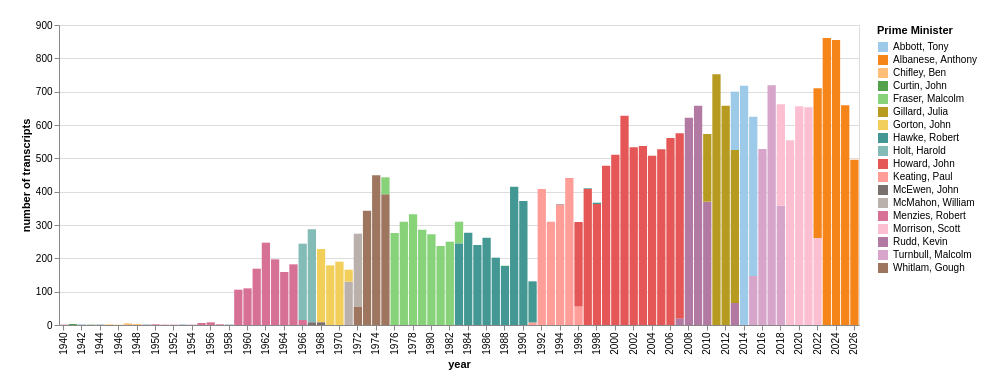

Notebook source saved alongside this figure:
### Markdown cell above
Let's have a look at the number of transcripts over time.

### Code cell
# Range of years to fill in years with no transcripts
ticks = [t for t in range(1940, 2030, 2)]
# List of PMs used to hide blank records from legend
pms = sorted([p for p in df["pm"].unique() if p])

alt.Chart(pm_year_counts).mark_bar().encode(
    # Year on the X axis
    x=alt.X("year:O").axis(values=ticks),
    # Number of transcripts on the Y axis
    y=alt.Y("count:Q", title="number of transcripts"),
    # Color denotes the PM (names will be in the legend)
    color=alt.Color(
        "pm:N",
        scale=alt.Scale(scheme="tableau20"),
        legend=alt.Legend(title="Prime Minister", values=pms),
    ),
    # Show details on hover
    tooltip=[
        alt.Tooltip("pm:N", title="Prime Minister"),
        alt.Tooltip("year:O", title="Year"),
        alt.Tooltip("count:Q", title="Transcripts"),
    ],
).properties(width=800, padding=20)

### Figure 1 — Vega-Lite specification as saved in the notebook (floating-point values rounded to 4 significant figures)
{"config": {"view": {"continuousWidth": 300, "continuousHeight": 300}}, "data": {"name": "data-deb62b32d843af55903c44909f465dd6"}, "mark": {"type": "bar"}, "encoding": {"color": {"field": "pm", "legend": {"title": "Prime Minister", "values": ["Abbott, Tony", "Albanese, Anthony", "Chifley, Ben", "Curtin, John", "Fraser, Malcolm", "Gillard, Julia", "Gorton, John", "Hawke, Robert", "Holt, Harold", "Howard, John", "Keating, Paul", "McEwen, John", "McMahon, William", "Menzies, Robert", "Morrison, Scott", "Rudd, Kevin", "Turnbull, Malcolm", "Whitlam, Gough"]}, "scale": {"scheme": "tableau20"}, "type": "nominal"}, "tooltip": [{"field": "pm", "title": "Prime Minister", "type": "nominal"}, {"field": "year", "title": "Year", "type": "ordinal"}, {"field": "count", "title": "Transcripts", "type": "quantitative"}], "x": {"axis": {"values": [1940, 1942, 1944, 1946, 1948, 1950, 1952, 1954, 1956, 1958, 1960, 1962, 1964, 1966, 1968, 1970, 1972, 1974, 1976, 1978, 1980, 1982, 1984, 1986, 1988, 1990, 1992, 1994, 1996, 1998, 2000, 2002, 2004, 2006, 2008, 2010, 2012, 2014, 2016, 2018, 2020, 2022, 2024, 2026, 2028]}, "field": "year", "type": "ordinal"}, "y": {"field": "count", "title": "number of transcripts", "type": "quantitative"}}, "padding": 20, "width": 800, "$schema": "https://vega.github.io/schema/vega-lite/v6.4.1.json", "datasets": {"data-deb62b32d843af55903c44909f465dd6": [{"pm": "Albanese, Anthony", "year": 2023, "count": 861}, {"pm": "Albanese, Anthony", "year": 2024, "count": 855}, {"pm": "Gillard, Julia", "year": 2011, "count": 752}, {"pm": "Turnbull, Malcolm", "year": 2017, "count": 719}, {"pm": "Abbott, Tony", "year": 2014, "count": 718}, {"pm": "Albanese, Anthony", "year": 2025, "count": 659}, {"pm": "Rudd, Kevin", "year": 2009, "count": 658}, {"pm": "Gillard, Julia", "year": 2012, "count": 658}, {"pm": "Morrison, Scott", "year": 2020, "count": 656}, {"pm": "Morrison, Scott", "year": 2021, "count": 653}, {"pm": "Howard, John", "year": 2001, "count": 628}, {"pm": "Rudd, Kevin", "year": 2008, "count": 622}, {"pm": "Howard, John", "year": 2006, "count": 561}, {"pm": "Howard, John", "year": 2007, "count": 556}, {"pm": "Morrison, Scott", "year": 2019, "count": 554}, {"pm": "Howard, John", "year": 2003, "count": 537}, {"pm": "Howard, John", "year": 2002, "count": 533}, {"pm": "Turnbull, Malcolm", "year": 2016, "count": 528}, {"pm": "Howard, John", "year": 2005, "count": 527}, {"pm": "Howard, John", "year": 2000, "count": 511}, {"pm": "Howard, John", "year": 2004, "count": 508}, {"pm": "Albanese, Anthony", "year": 2026, "count": 496}, {"pm": "Howard, John", "year": 1999, "count": 478}, {"pm": "Abbott, Tony", "year": 2015, "count": 478}, {"pm": "Gillard, Julia", "year": 2013, "count": 459}, {"pm": "Albanese, Anthony", "year": 2022, "count": 450}, {"pm": "Whitlam, Gough", "year": 1974, "count": 449}, {"pm": "Keating, Paul", "year": 1995, "count": 440}, {"pm": "Hawke, Robert", "year": 1989, "count": 415}, {"pm": "Keating, Paul", "year": 1992, "count": 408}, {"pm": "Howard, John", "year": 1997, "count": 408}, {"pm": "Whitlam, Gough", "year": 1975, "count": 392}, {"pm": "Hawke, Robert", "year": 1990, "count": 372}, {"pm": "Rudd, Kevin", "year": 2010, "count": 370}, {"pm": "Howard, John", "year": 1998, "count": 363}, {"pm": "Keating, Paul", "year": 1994, "count": 362}, {"pm": "Turnbull, Malcolm", "year": 2018, "count": 358}, {"pm": "Whitlam, Gough", "year": 1973, "count": 343}, {"pm": "Fraser, Malcolm", "year": 1978, "count": 332}, {"pm": "Fraser, Malcolm", "year": 1977, "count": 310}, {"pm": "Keating, Paul", "year": 1993, "count": 310}, {"pm": "Morrison, Scott", "year": 2018, "count": 304}, {"pm": "Fraser, Malcolm", "year": 1979, "count": 286}, {"pm": "Holt, Harold", "year": 1967, "count": 279}, {"pm": "Hawke, Robert", "year": 1984, "count": 277}, {"pm": "Fraser, Malcolm", "year": 1976, "count": 276}, {"pm": "Fraser, Malcolm", "year": 1980, "count": 272}, {"pm": "Hawke, Robert", "year": 1986, "count": 262}, {"pm": "Morrison, Scott", "year": 2022, "count": 260}, {"pm": "Howard, John", "year": 1996, "count": 254}, {"pm": "Fraser, Malcolm", "year": 1982, "count": 250}, {"pm": "Menzies, Robert", "year": 1962, "count": 247}, {"pm": "Hawke, Robert", "year": 1983, "count": 245}, {"pm": "Hawke, Robert", "year": 1985, "count": 240}, {"pm": "Fraser, Malcolm", "year": 1981, "count": 237}, {"pm": "Holt, Harold", "year": 1966, "count": 229}, {"pm": "Gorton, John", "year": 1968, "count": 220}, {"pm": "McMahon, William", "year": 1972, "count": 219}, {"pm": "Gillard, Julia", "year": 2010, "count": 203}, {"pm": "Hawke, Robert", "year": 1987, "count": 202}, {"pm": "Menzies, Robert", "year": 1963, "count": 197}, {"pm": "Gorton, John", "year": 1970, "count": 190}, {"pm": "Menzies, Robert", "year": 1965, "count": 182}, {"pm": "Gorton, John", "year": 1969, "count": 179}, {"pm": "Hawke, Robert", "year": 1988, "count": 177}, {"pm": "Abbott, Tony", "year": 2013, "count": 175}, {"pm": "Menzies, Robert", "year": 1961, "count": 169}, {"pm": "Menzies, Robert", "year": 1964, "count": 159}, {"pm": "Turnbull, Malcolm", "year": 2015, "count": 147}, {"pm": "McMahon, William", "year": 1971, "count": 130}, {"pm": "Hawke, Robert", "year": 1991, "count": 124}, {"pm": "Menzies, Robert", "year": 1960, "count": 110}, {"pm": "Menzies, Robert", "year": 1959, "count": 106}, {"pm": "Rudd, Kevin", "year": 2013, "count": 66}, {"pm": "Fraser, Malcolm", "year": 1983, "count": 65}, {"pm": "Whitlam, Gough", "year": 1972, "count": 55}, {"pm": "Keating, Paul", "year": 1996, "count": 55}, {"pm": "Fraser, Malcolm", "year": 1975, "count": 51}, {"pm": "Gorton, John", "year": 1971, "count": 36}, {"pm": "Rudd, Kevin", "year": 2007, "count": 19}, {"pm": "Menzies, Robert", "year": 1966, "count": 15}, {"pm": "Menzies, Robert", "year": 1956, "count": 8}, {"pm": "McEwen, John", "year": 1967, "count": 8}, {"pm": "McEwen, John", "year": 1968, "count": 8}, {"pm": "Keating, Paul", "year": 1991, "count": 7}, {"pm": "Menzies, Robert", "year": 1955, "count": 6}, {"pm": "Chifley, Ben", "year": 1947, "count": 5}, {"pm": "Hawke, Robert", "year": 1998, "count": 4}, {"pm": "Curtin, John", "year": 1941, "count": 3}, {"pm": "Chifley, Ben", "year": 1948, "count": 3}, {"pm": "Chifley, Ben", "year": 1945, "count": 2}, {"pm": "Menzies, Robert", "year": 1950, "count": 2}, {"pm": "Menzies, Robert", "year": 1957, "count": 2}, {"pm": "Hawke, Robert", "year": 1997, "count": 2}, {"pm": "Menzies, Robert", "year": 1940, "count": 1}, {"pm": "", "year": 1942, "count": 1}, {"pm": "Curtin, John", "year": 1943, "count": 1}, {"pm": "", "year": 1944, "count": 1}, {"pm": "Chifley, Ben", "year": 1946, "count": 1}, {"pm": "", "year": 1949, "count": 1}, {"pm": "Menzies, Robert", "year": 1951, "count": 1}, {"pm": "Menzies, Robert", "year": 1952, "count": 1}, {"pm": "", "year": 1953, "count": 1}, {"pm": "Menzies, Robert", "year": 1954, "count": 1}, {"pm": "", "year": 1958, "count": 1}, {"pm": "Fraser, Malcolm", "year": 1988, "count": 1}, {"pm": "Hawke, Robert", "year": 1994, "count": 1}, {"pm": "Howard, John", "year": 1995, "count": 1}]}}
